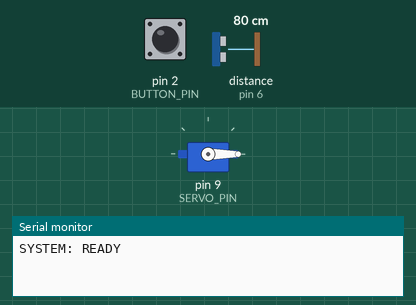
This program was run on a simulated Arduino Uno, built with avr-gcc and run on an emulated ATmega328P. Shown: servo, the last lines printed to the serial monitor. Wiring (inferred from the names in the program): ultrasonic range finder: trigger pin 7; echo pin 6. The inputs (shaded band) are chosen by the test bench; at power-on: pin 2 (BUTTON_PIN) HIGH, distance to the obstacle (sensor on pin 6) 80 cm. The echo pulse lasts 58.3 µs per cm.

Above: at 1.2 s.
1.3 s: pin 2 (BUTTON_PIN) pulled LOW for 0.15 s
At 2.0 s:
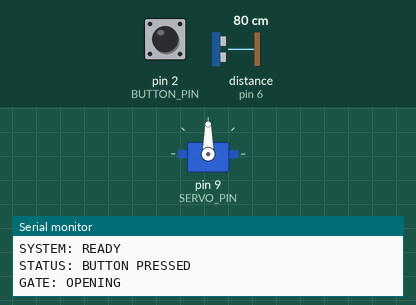
7.4 s: pin 2 (BUTTON_PIN) pulled LOW for 1 s
At 13.5 s:
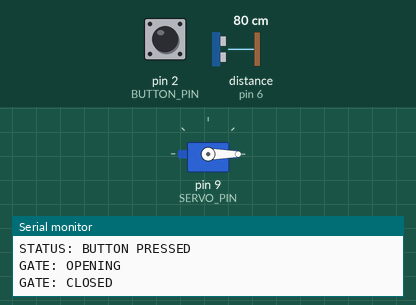
Timing chart, 0 to 15.0 s (numbered marks = the images above; inputs shaded):
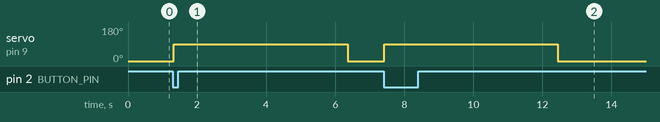

Measured:
- after the input at 1.3 s, servo on pin 9 (SERVO_PIN): 0° → 90° at once, → 0° 5.0 s later
- after the input at 7.4 s, servo on pin 9 (SERVO_PIN): 0° → 90° at once, → 0° 5.0 s later

The program:

main.cpp
```cpp
#include <Arduino.h>
#include <Servo.h>

// --- PIN DEFINITIONS ---
const int TRIG_PIN  = 7;
const int ECHO_PIN  = 6;
const int SERVO_PIN = 9;
const int BUTTON_PIN = 2;

// --- SETTINGS ---
const int DETECTION_DISTANCE_CM = 50;
const int GATE_OPEN_ANGLE       = 90;
const int GATE_CLOSE_ANGLE      = 0;
const unsigned long GATE_OPEN_MS = 5000;

// --- VARIABLES ---
Servo gateServo;
bool accessAuthorized = false;
bool gateIsOpen = false;
unsigned long gateTimer = 0;
int validReadingsCount = 0; // Counter for stable detection

// --- HELPER FUNCTIONS ---
long getDistance() {
  digitalWrite(TRIG_PIN, LOW);
  delayMicroseconds(2);
  digitalWrite(TRIG_PIN, HIGH);
  delayMicroseconds(10);
  digitalWrite(TRIG_PIN, LOW);

  long duration = pulseIn(ECHO_PIN, HIGH, 30000);
  if (duration == 0) return 999;
  return duration * 0.034 / 2;
}

void openGate() {
  if (!gateIsOpen) {
    gateServo.write(GATE_OPEN_ANGLE);
    gateIsOpen = true;
    gateTimer = millis();
    Serial.println("GATE: OPENING");
  } else {
    gateTimer = millis(); // Extend timer if car is still there
  }
}

void closeGate() {
  gateServo.write(GATE_CLOSE_ANGLE);
  gateIsOpen = false;
  accessAuthorized = false; // Reset Authorization
  validReadingsCount = 0;   // Reset Counter
  Serial.println("GATE: CLOSED");
}

void setup() {
  Serial.begin(9600);
  pinMode(TRIG_PIN, OUTPUT);
  pinMode(ECHO_PIN, INPUT);
  pinMode(BUTTON_PIN, INPUT_PULLUP);

  gateServo.attach(SERVO_PIN);
  gateServo.write(GATE_CLOSE_ANGLE);
  Serial.println("SYSTEM: READY");
}

void loop() {
  // 1. LISTEN FOR PYTHON
  if (Serial.available() > 0) {
    char cmd = Serial.read();
    if (cmd == 'A') {
      accessAuthorized = true;
      Serial.println("STATUS: AUTHORIZED - WAITING FOR CAR...");
    }
  }

  // 2. READ SENSORS
  long distance = getDistance();
  bool buttonPressed = (digitalRead(BUTTON_PIN) == LOW);

  // --- DEBUGGING: Uncomment this line to see distance in Serial Monitor ---
  // Serial.print("Dist: "); Serial.println(distance);

  // 3. EXIT BUTTON LOGIC (Always works)
  if (buttonPressed) {
    Serial.println("STATUS: BUTTON PRESSED");
    openGate();
    delay(1000); // Debounce
    return;
  }

  // 4. SMART ENTRY LOGIC
  // Only process if we are authorized and gate is closed
  if (accessAuthorized && !gateIsOpen) {
    if (distance > 0 && distance < DETECTION_DISTANCE_CM) {
      validReadingsCount++; // Increment confidence

      // Require 10 consecutive detections (~500ms) to confirm it's a car
      if (validReadingsCount > 10) {
        Serial.println("STATUS: CAR CONFIRMED -> OPENING");
        openGate();
        validReadingsCount = 0;
      }
    } else {
      validReadingsCount = 0; // Reset if reading glitches or path clears
    }
  }

  // 5. AUTO CLOSE LOGIC
  if (gateIsOpen && (millis() - gateTimer > GATE_OPEN_MS)) {
    closeGate();
  }

  delay(50); // Loop speed
}
```
